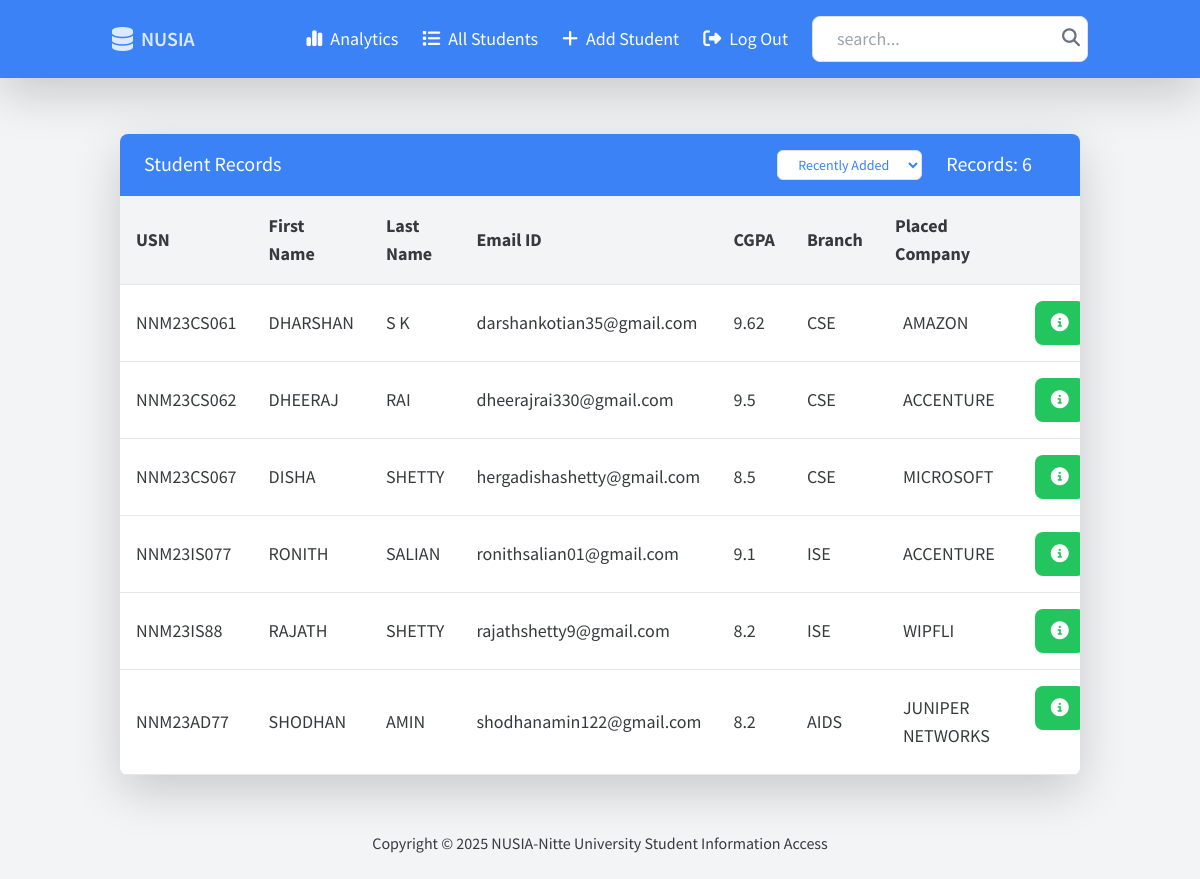
The app's page / (signed in) with its own data.
### info/models.py (models this page shows, shortened)
class Student(models.Model):
    usn = models.CharField(max_length=50, unique=True)
    first_name = models.CharField(max_length=50)
    last_name = models.CharField(max_length=50)
    email_id = models.EmailField(null=True , max_length=100)
    branch = models.CharField(max_length=50)
    placed_company = models.CharField(max_length=100)
    cgpa = models.FloatField()
    avatar = models.ImageField(upload_to="static/images",null=True, default="static/images/avatar.svg", blank=True)
    updated = models.DateTimeField(auto_now=True) # Takes time stamp every time a user submits or saves.
    created = models.DateTimeField(auto_now_add=True) #Takes time stamp when we first submit or save(created time).
    def save(self, *args, **kwargs):
        self.full_clean()
        if self.placed_company:
            self.placed_company = self.placed_company.strip().upper()
        if self.branch:
            self.branch = self.branch.strip().upper()
        super().save(*args, **kwargs)
    class Meta:
        ordering = ['-updated', '-created']

### info/views.py (the view)
# urls.py: 2. Add a URL to urlpatterns:  path('', views.home, name='home')
def home(request):
    q = request.GET.get('q') if request.GET.get('q') != None else ''
    sort= request.GET.get('sort')
    students = Student.objects.filter(
        Q(usn__icontains=q) |
        Q(placed_company__icontains=q) |
        Q(branch__icontains=q) |
        Q(cgpa__icontains = q) |
        Q(first_name__icontains = q) |
        Q(last_name__icontains = q)
    )
    if sort=="cgpa":
        students=students.order_by("-cgpa")
    elif sort=="recent":
        students=students.order_by('-created')
    else:
        students=students.order_by('created')
    context =  {'students':students, 'sort':sort}
    return render(request , 'info/home.html', context)

### info/templates/info/home.html (shortened to what this page needs)
{% extends "main.html" %} {% block content %}
<div class="container mx-auto p-8 my-4">
  {% if students %}
  <div class="bg-white shadow-lg rounded-lg overflow-hidden">
    <div
      class="px-6 py-3 bg-blue-500 text-white text-xl font-medium flex justify-between"
    >
      <span>Student Records</span>
      <div class="flex">
        <div class="flex items-center space-x-3 text-sm">
          <select onchange="window.location.href=this.value" class="bg-white text-blue-500 border px-3 py-1 rounded">
            <option value="?sort=recent" {% if sort == 'recent' or not sort %}selected{% endif %}>
              Recently Added
            </option>
          </select>
        </div>
        <span class="text-end px-4">Records: {{students|length }}</span>
      </div>
    </div>
    <div class="overflow-x-auto">
      <table
        class="w-full border-collapse bg-white text-left shadow-md text-lg"
      >
        <thead>
          <tr class="bg-gray-100 border-b">
            <th class="p-3">USN</th>
            <th class="p-3">First Name</th>
            <th class="p-3">Last Name</th>
            <th class="p-3">Email ID</th>
            <th class="p-3">CGPA</th>
            <th class="p-3">Branch</th>
            <th class="p-3">Placed Company</th>
            <th class="p-3 text-center">Actions</th>
          </tr>
        </thead>
        <tbody>
          {% for student in students %}
          <tr
            class="border-b hover:bg-gray-100 transition clickable-row cursor-pointer text-[18px]"
            data-href="{% url 'stud-profile' student.id %}"
          >
            <td class="p-3">{{ student.usn |upper }}</td>
            <td class="p-3">{{ student.first_name | upper }}</td>
            <td class="p-3">{{ student.last_name | upper }}</td>
            <td class="p-3">{{ student.email_id}}</td>
            <td class="p-3">{{ student.cgpa | upper }}</td>
            <td class="p-3">{{ student.branch  | upper }}</td>
            <td class="p-4">{{ student.placed_company  | upper}}</td>
            <td class="p-3 flex justify-center space-x-2">
              <a
                href="{% url 'stud-profile' student.id %}"
                class="bg-green-500 text-white px-3 py-2 rounded-lg hover:bg-green-600 transition"
              >
                <i class="fa-solid fa-circle-info"></i>
              </a>
            </td>
          </tr>
          {% endfor %}
        </tbody>
      </table>
    </div>
  </div>
  {% else %}
  <h5
    class="mt-6 p-4 text-center bg-blue-100 text-blue-600 font-medium rounded-lg"
  >
    No Student Records Found
  </h5>
  {% endif %}
</div>
{% include "footer.html" %}
{% endblock content %}

### records on screen
Student: usn "NNM23CS061", first_name "DHARSHAN", last_name "S K", email_id "darshankotian35@gmail.com", cgpa "9.62", branch "CSE", placed_company "AMAZON"
Student: usn "NNM23CS062", first_name "DHEERAJ", last_name "RAI", email_id "dheerajrai330@gmail.com", cgpa "9.5", branch "CSE", placed_company "ACCENTURE"
Student: usn "NNM23CS067", first_name "DISHA", last_name "SHETTY", email_id "hergadishashetty@gmail.com", cgpa "8.5", branch "CSE", placed_company "MICROSOFT"
Student: usn "NNM23IS077", first_name "RONITH", last_name "SALIAN", email_id "ronithsalian01@gmail.com", cgpa "9.1", branch "ISE", placed_company "ACCENTURE"
Student: usn "NNM23IS88", first_name "RAJATH", last_name "SHETTY", email_id "rajathshetty9@gmail.com", cgpa "8.2", branch "ISE", placed_company "WIPFLI"
Student: usn "NNM23AD77", first_name "SHODHAN", last_name "AMIN", email_id "shodhanamin122@gmail.com", cgpa "8.2", branch "AIDS", placed_company "JUNIPER NETWORKS"

### other values on screen
{{ students|length }} "6"
